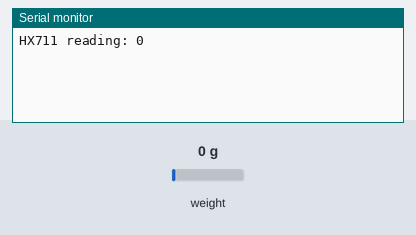
The sketch below on a simulated Arduino Uno, built with avr-gcc and run on an emulated ATmega328P. Shown: the last lines printed to the serial monitor. Inputs (shaded band) come from the test bench; at power-on: weight on the scale 0 g.

Above: at 2.2 s.
2.3 s: weight on the scale set to 100 g
At 2.3 s:
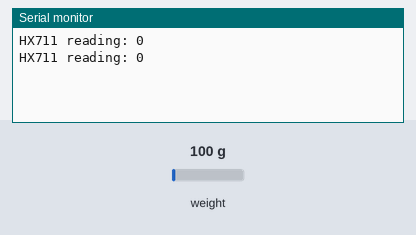
3.8 s: weight on the scale set to 1250 g
At 5.1 s:
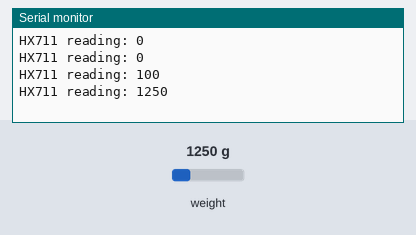
Timing chart, 0 to 6.8 s (numbered marks = the images above; inputs shaded):
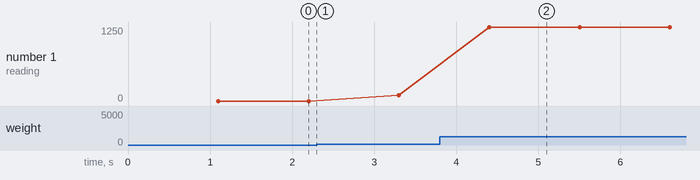

Measured:
- after the input at 3.8 s, the serial monitor: prints a new line after 0.60 s (image 2)
- plotted number 1: 0 → 100 after the input at 2.3 s, 100 → 1250 after the input at 3.8 s

The sketch:

test_-_hx711.ino
```cpp
#include "HX711.h"

// HX711 circuit wiring
const int LOADCELL_DOUT_PIN = 3;
const int LOADCELL_SCK_PIN = 4;
float calibration_factor = 1000;

HX711 scale;

void setup() {
  Serial.begin(9600);
  scale.begin(LOADCELL_DOUT_PIN, LOADCELL_SCK_PIN);
  scale.set_scale(calibration_factor);
  scale.tare(); //Reset the scale to 0
}

void loop() {

  if (scale.is_ready()) {
    long reading = scale.get_units();
    Serial.print("HX711 reading: ");
    Serial.println(reading);
  } else {
    Serial.println("HX711 not found.");
  }

  delay(1000);

}
```
